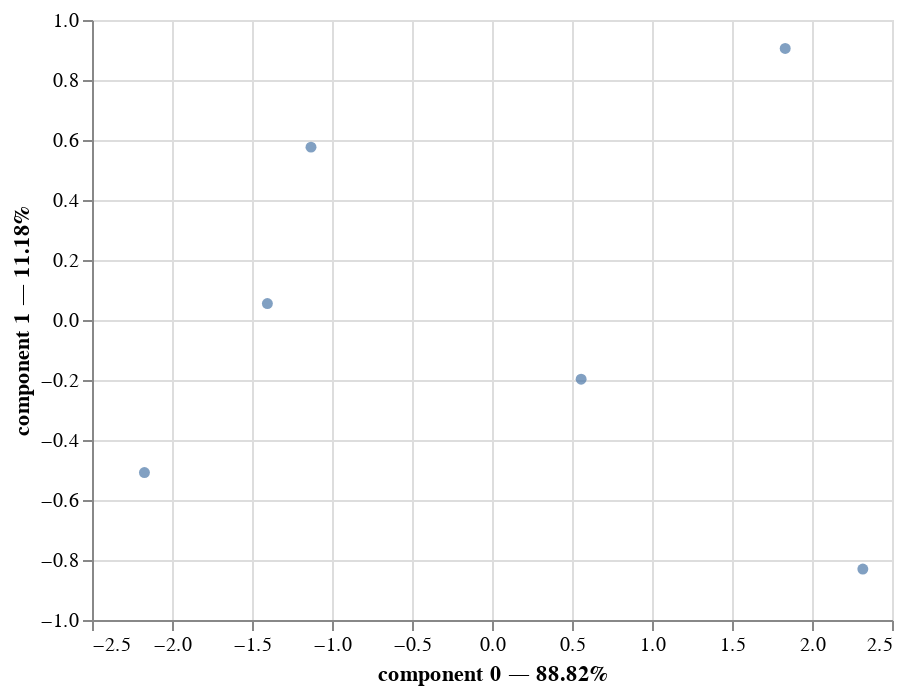

The notebook cell this image was saved under:
### Markdown cell above
## Visualization

### Code cell
mfa.plot(
    dataset,
    x_component=0,
    y_component=1
)

### Figure 1 — Vega-Lite specification as saved in the notebook (floating-point values rounded to 4 significant figures)
{"config": {"view": {"continuousWidth": 400, "continuousHeight": 300}}, "data": {"name": "data-f4702574ad2d439a52cddb98144a5bf4"}, "mark": "circle", "encoding": {"tooltip": [{"field": "index", "type": "nominal"}, {"field": "component 0", "type": "quantitative"}, {"field": "component 1", "type": "quantitative"}], "x": {"axis": {"title": "component 0 — 88.82%"}, "field": "component 0", "scale": {"zero": false}, "type": "quantitative"}, "y": {"axis": {"title": "component 1 — 11.18%"}, "field": "component 1", "scale": {"zero": false}, "type": "quantitative"}}, "selection": {"selector004": {"type": "interval", "bind": "scales", "encodings": ["x", "y"]}}, "$schema": "https://vega.github.io/schema/vega-lite/v4.17.0.json", "datasets": {"data-f4702574ad2d439a52cddb98144a5bf4": [{"index": "Wine 1", "component 0": -2.172, "component 1": -0.5086}, {"index": "Wine 2", "component 0": 0.557, "component 1": -0.1974}, {"index": "Wine 3", "component 0": 2.318, "component 1": -0.8303}, {"index": "Wine 4", "component 0": 1.833, "component 1": 0.905}, {"index": "Wine 5", "component 0": -1.404, "component 1": 0.05498}, {"index": "Wine 6", "component 0": -1.131, "component 1": 0.5762}]}}
